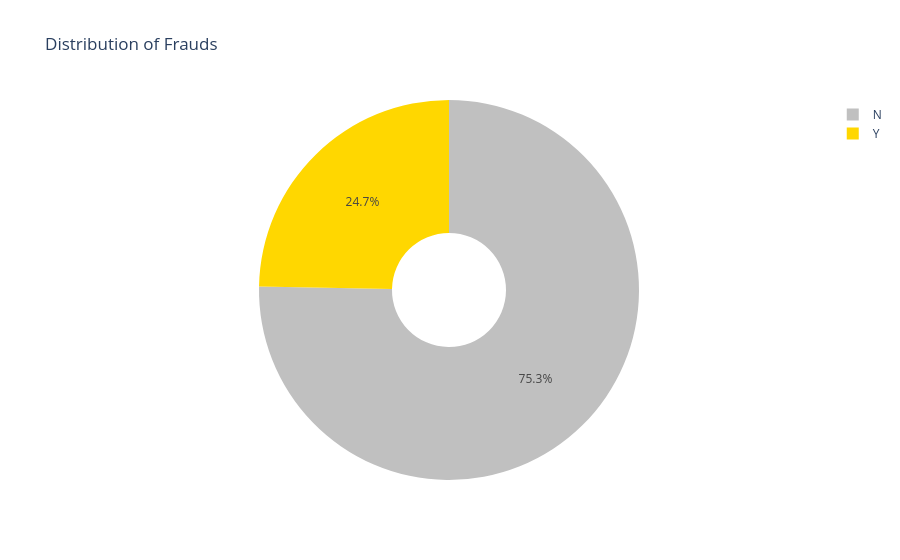

Notebook cell for this chart:
### Markdown cell above
## Data Visualizations

### Code cell
fraud = data['fraud_reported'].value_counts()

label_fraud = fraud.index
size_fraud = fraud.values

colors = ['silver', 'gold']
trace = go.Pie(
         labels = label_fraud, values = size_fraud, marker = dict(colors = colors), name = 'Frauds', hole = 0.3)


df = [trace]

layout = go.Layout(
           title = 'Distribution of Frauds')

fig = go.Figure(data = df, layout = layout)

py.iplot(fig)

### Figure 1 — Plotly figure (JSON) as saved in the notebook; plotly's stock layout.template omitted (floating-point values rounded to 4 significant figures)
{"data": [{"hole": 0.3, "labels": ["N", "Y"], "marker": {"colors": ["silver", "gold"]}, "name": "Frauds", "values": [753, 247], "type": "pie"}], "layout": {"title": {"text": "Distribution of Frauds"}}}
